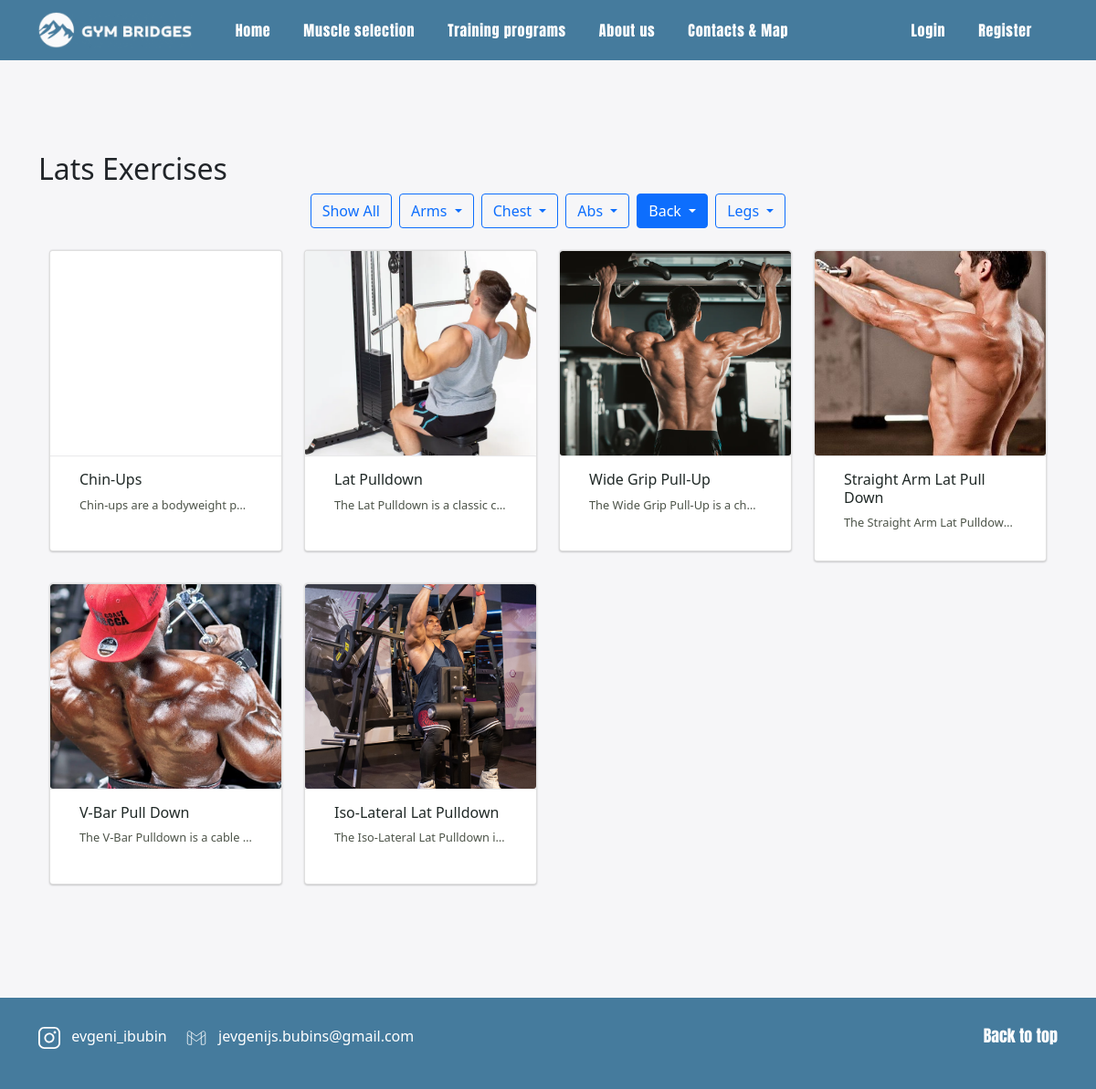
Before: /exercises_page.php?muscle=Lats with the older database file.
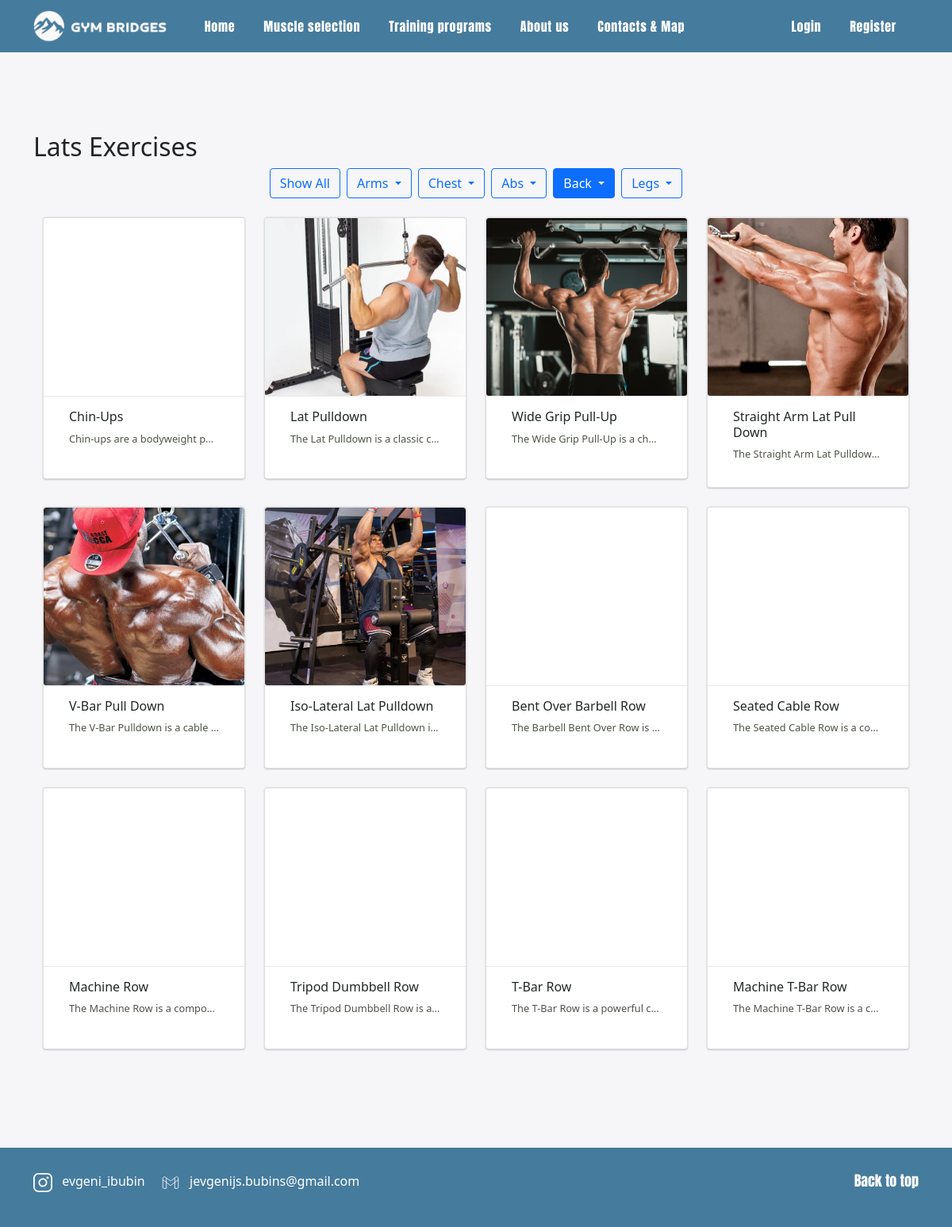
After: the same page with the newer database file.
### tables this page shows
CREATE TABLE `exercises` (
  `id` int(11) NOT NULL,
  `name` varchar(100) NOT NULL,
  `description` text DEFAULT NULL,
  `video_url` varchar(255) DEFAULT NULL,
  `category` varchar(50) DEFAULT NULL,
  `muscle_group` varchar(100) DEFAULT NULL,
  `equipment` varchar(100) DEFAULT NULL,
  `difficulty` tinyint(4) DEFAULT NULL,
  `created_at` timestamp NULL DEFAULT current_timestamp(),
  `image` varchar(255) DEFAULT NULL,
  `instruction` text DEFAULT NULL
);

### exercises_page.php (the view, shortened to what this page needs)
<?php
include 'includes/avatar_loader.php';
$muscleGroups = [
  "Arms" => ["Biceps", "Triceps", "Forearms", "Shoulders"],
  "Chest" => ["Chest Muscles"],
  "Abs" => ["Abdominal Muscles"],
  "Back" => ["Lats", "Teres Major", "Trapezius", "Lower Back"],
  "Legs" => ["Quadriceps", "Hamstrings", "Adductors", "Calves", "Glutes"]
];
$muscle = $_GET['muscle'] ?? null;
$category = $_GET['category'] ?? null;
if ($muscle) {
    $stmt = $conn->prepare("SELECT * FROM exercises WHERE FIND_IN_SET(?, muscle_group)");
    $stmt->bind_param("s", $muscle);
} else {
    $stmt = $conn->prepare("SELECT * FROM exercises");
}
if ($muscle) {
    foreach ($muscleGroups as $category => $muscles) {
        if (in_array($muscle, $muscles)) {
            break;
        }
    }
}
$currentMuscle = $_GET['muscle'] ?? null;
$currentCategory = $_GET['category'] ?? null;
if (!$currentCategory && $currentMuscle) {
    foreach ($muscleGroups as $category => $muscles) {
        if (in_array($currentMuscle, $muscles)) {
            $currentCategory = $category;
            break;
        }
    }
}
$stmt->execute();
$result = $stmt->get_result();
?>
<!DOCTYPE html>
<html lang="en">
<head>
  <link href="https://cdn.jsdelivr.net/npm/bootstrap@5.0.2/dist/css/bootstrap.min.css" rel="stylesheet">
  <link rel="stylesheet" href="https://cdn.jsdelivr.net/npm/swiper@11/swiper-bundle.min.css" />
  <link rel="stylesheet" type="text/css" href="style.css">
</head>
<body>
<?php include 'includes/header.php'; ?>
<main>
<div class="container">
  <div class="row justify-content-center">
    <?php if ($muscle): ?>
    <h2><?= htmlspecialchars($muscle) ?> Exercises</h2>
  <?php elseif ($category): ?>
    <h2><?= htmlspecialchars($category) ?> Exercises</h2>
  <?php else: ?>
    <h2>All Exercises</h2>
  <?php endif; ?>
    <div class="d-flex flex-wrap gap-2 justify-content-center mb-4">
      <a href="exercises_page.php" class="btn btn-outline-primary <?= (!$currentMuscle && !$currentCategory) ? 'active' : '' ?>">Show All</a>
      <?php foreach ($muscleGroups as $category => $muscles): ?>
        <div class="dropdown">
          <button class="btn btn-outline-primary dropdown-toggle <?= ($currentCategory === $category || in_array($currentMuscle, $muscles)) ? 'active' : '' ?>" type="button" data-bs-toggle="dropdown">
            <?= htmlspecialchars($category) ?>
          </button>
        </div>
      <?php endforeach; ?>
    </div>
    <div class="row">
      <?php while ($row = $result->fetch_assoc()): ?>
        <div class="col-lg-3 col-md-6 mb-4">
          <div class="card hover">
            <div class="card-img" style="background-image:url('<?= htmlspecialchars($row['image']) ?>');">
            </div>
            <div class="card-content">
              <a href="exercise_view.php?id=<?= $row['id'] ?>">
                <h2><?= htmlspecialchars($row['name']) ?></h2>
                <p><?= htmlspecialchars(mb_strimwidth($row['description'], 0, 60, "...")) ?></p>
              </a>
            </div>
          </div>
        </div>
      <?php endwhile; ?>
    </div>
  </div>
</div>
</main>
  <footer class="footer text-white text-center text-lg-start">
    <div class="container">
      <div class="row align-items-center" style="height: 100px;">
        <div class="col-lg-8 col-md-12">
          <div class="insta d-inline-flex align-items-center me-3">
            <a href="https://www.instagram.com/evgeni_ibubin" target="_blank" class="text-white">
              <img src="images/instagram_icon.svg" alt="Иконка Instagram" class="me-2">
              <p>evgeni_ibubin</p>
            </a>
          </div>
          <div class="google d-inline-flex align-items-center">
            <a href="#" class="text-white">
              <img src="images/gmail_icon.svg" alt="Иконка Gmail" class="me-2">
              <p>jevgenijs.bubins@gmail.com</p>
            </a>
          </div>
        </div>
        <div class="col-lg-4 col-md-12 d-flex justify-content-end">
          <div class="back-to-top">
            <a href="#" id="back-to-topid" class="text-white">
              <p>Back to top</p>
            </a>
          </div>
        </div>
      </div>
    </div>
  </footer>
</body>
</html>

Changed rows visible on the page:
added exercises: name "Bent Over Barbell Row", description "The Barbell Bent Over Row is…"
added exercises: name "Seated Cable Row", description "The Seated Cable Row is a co…"
added exercises: name "Machine Row", description "The Machine Row is a compo…"
added exercises: name "Tripod Dumbbell Row", description "The Tripod Dumbbell Row is a…"
added exercises: name "T-Bar Row", description "The T-Bar Row is a powerful c…"
added exercises: name "Machine T-Bar Row", description "The Machine T-Bar Row is a c…"
